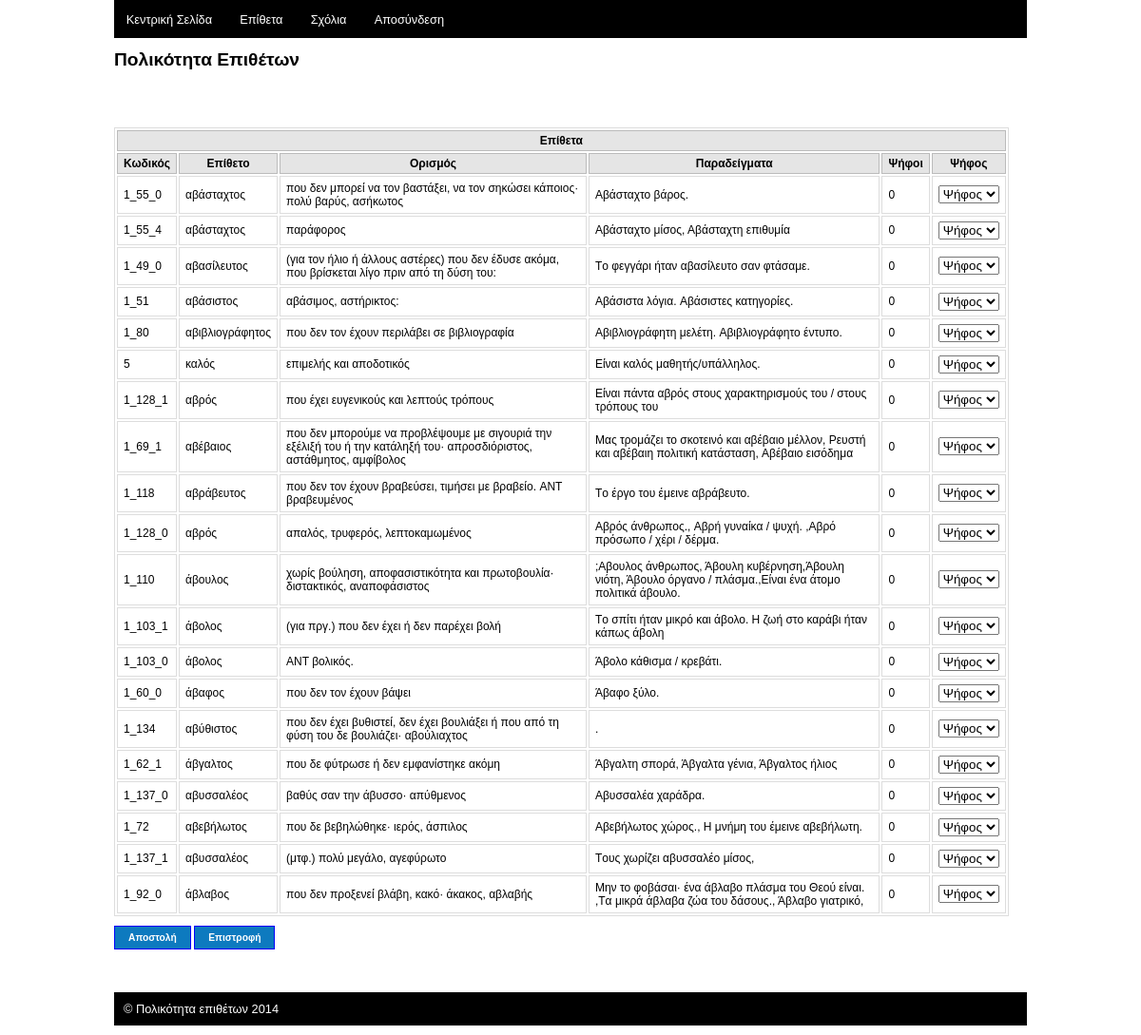
Page /project/site/admin/voting.php (signed in) on the committed database.
### tables this page shows
CREATE TABLE IF NOT EXISTS `adjectives` (
  `code` varchar(255) NOT NULL,
  `adjective` varchar(255) NOT NULL,
  `definition` varchar(500) NOT NULL,
  PRIMARY KEY (`code`)
);

### project/site/includes/functions.php (called while the page is built, shortened)
<?php
function getAdjectivesForVoting($username){
	$username = mysql_escape_string($username);
	$adjective_list=array();
	$sql="SELECT * FROM `adjectives` WHERE code not in ( select code from rankings where username='$username') LIMIT 1000 ";
	$result = mysql_query($sql) or die(mysql_error());
	while($row = mysql_fetch_array($result)) {
		$adjective=new Adjective();
		$adjective->code=$row['code'];
		$adjective->adjective=$row['adjective'];
		$adjective->definition=$row['definition'];
		$sql="SELECT example FROM examples where code='$adjective->code' ";
		$res = mysql_query($sql);
		$i=0;
		while($myrow = mysql_fetch_array($res))	{
			$adjective->examples[$i] = $myrow['example'];
			$i++;
		}
		$sql="SELECT count(*) as count FROM rankings where code='$adjective->code' ";
		$res = mysql_query($sql);
		$myrow = mysql_fetch_array($res);
		$adjective->votes = $myrow['count'];
		$adjective_list[]=$adjective;
	}
    usort($adjective_list, "cmp");
	return $adjective_list;
}
 function cmp($a, $b){
        if($a->votes < $b->votes)
			return false;
		else
			return true;
}
?>

### project/site/admin/voting.php (the view, shortened to what this page needs)
<?php
$username = $_SESSION['username'];
include('header.php');
?>
<div id="content">
<h1>Πολικότητα Επιθέτων</h1>
<br/><br/>
<?php
	$adjectives = getAdjectivesForVoting( $username );
	if(count($adjectives)>0){
?>
<br/>
<form action="" method="post">
	<table>
		<tr>
			<th colspan='7' ><strong>Επίθετα </strong></th>
		</tr>
		<tr>
			<th><strong>Κωδικός</strong></th>
			<th><strong>Επίθετο</strong></th>
			<th><strong>Ορισμός</strong></th>
			<th><strong>Παραδείγματα</strong></th>
			<th><strong>Ψήφοι</strong></th>
		 	<th colspan='2'><strong>Ψήφος</strong></th>
		</tr>
		<?php
		$count=0;
		foreach ( $adjectives as $adjective){
			if($count==ADJECTIVE_MAX_VOTING)
				break;
			$code = $adjective->code;
			echo "<tr>";
			echo "  <td>$code</td>
					<td>$adjective->adjective</td>
					<td>$adjective->definition</td>
					<td>" . implode(",", $adjective->examples) ."</td>
					<td>$adjective->votes</td>";
			echo "  <td colspan='2'> <select name='vote[]'><option value=''>Ψήφος</option><option>-2</option><option>-1</option><option>0</option><option>1</option><option>2</option></select> </td>";
			echo "</tr>";
			$count++;
		}
		?>
	</table>
	<input type="submit" name="submit" value="Αποστολή" class="button" />
	<a href="" onclick="window.history.back();return false;" class="button">Επιστροφή</a>
	</form>
	<?php
	}
	?>
</div>
<br/><br/><br/>
<?php
include('footer.php');
?>

### project/site/css/adminstyle.css (style rules this page uses)
body { font-size: 80%; font-family:Arial, Helvetica, sans-serif; margin:0; }
#content { width:960px; margin:auto; }
a { text-decoration:none; color:#2d67a7; background-color: inherit; }
h1 { font-size: 1.5em; line-height: 1em; padding-bottom:0.2em; }
.button { background:#0D7ABF none repeat-x scroll bottom left; color:#ffffff; border:1px solid #00F; color:#ffffff; font-size:0.8em; padding:6px 14px; font-weight:bold; font-family:Verdana, Arial, Helvetica, sans-serif; }
table { width:98%; border:1px solid #DDDDDD; font-size:12px; color:#000;background:#fff; margin-bottom:10px; }
table th { background-color:#E5E5E5; border:1px solid #BBBBBB; padding:3px 6px; font-weight:normal; color:#000; }
table tr td { border:1px solid #DDDDDD; padding:5px 6px; }

### rows in the picture
adjectives: code "1_55_0", adjective "αβάσταχτος", definition "που δεν μπορεί να τον βαστάξει, να τον σηκώσει κάποιος· πολύ βαρύς, ασήκωτος", examples "Aβάσταχτο βάρος.", votes "0"
adjectives: code "1_55_4", adjective "αβάσταχτος", definition "παράφορος", examples "Αβάσταχτο μίσος, Αβάσταχτη επιθυμία", votes "0"
adjectives: code "1_49_0", adjective "αβασίλευτος", definition "(για τον ήλιο ή άλλους αστέρες) που δεν έδυσε ακόμα, που βρίσκεται λίγο πριν από τη δύση του:", examples "Tο φεγγάρι ήταν αβασίλευτο σαν φτάσαμε.", votes "0"
adjectives: code "1_51", adjective "αβάσιστος", definition "αβάσιμος, αστήρικτος:", examples "Aβάσιστα λόγια. Aβάσιστες κατηγορίες.", votes "0"
adjectives: code "1_80", adjective "αβιβλιογράφητος", definition "που δεν τον έχουν περιλάβει σε βιβλιογραφία", examples "Aβιβλιογράφητη μελέτη. Aβιβλιογράφητο έντυπο.", votes "0"
adjectives: code "5", adjective "καλός", definition "επιμελής και αποδοτικός", examples "Είναι καλός μαθητής/υπάλληλος.", votes "0"
adjectives: code "1_128_1", adjective "αβρός", definition "που έχει ευγενικούς και λεπτούς τρόπους", examples "Είναι πάντα αβρός στους χαρακτηρισμούς του / στους τρόπους του", votes "0"
adjectives: code "1_69_1", adjective "αβέβαιος", definition "που δεν μπορούμε να προβλέψουμε με σιγουριά την εξέλιξή του ή την κατάληξή του· απροσδιόριστος, αστάθμητος, αμφίβολος", examples "Mας τρομάζει το σκοτεινό και αβέβαιο μέλλον, Ρευστή και αβέβαιη πολιτική κατάσταση, Aβέβαιο εισόδημα", votes "0"
adjectives: code "1_118", adjective "αβράβευτος", definition "που δεν τον έχουν βραβεύσει, τιμήσει με βραβείο. ANT βραβευμένος", examples "Tο έργο του έμεινε αβράβευτο.", votes "0"
adjectives: code "1_128_0", adjective "αβρός", definition "απαλός, τρυφερός, λεπτοκαμωμένος", examples "Αβρός άνθρωπος., Aβρή γυναίκα / ψυχή. ,Aβρό πρόσωπο / χέρι / δέρμα.", votes "0"
adjectives: code "1_110", adjective "άβουλος", definition "χωρίς βούληση, αποφασιστικότητα και πρωτοβουλία· διστακτικός, αναποφάσιστος", examples ";Aβουλος άνθρωπος, Άβουλη κυβέρνηση,Άβουλη νιότη, Άβουλο όργανο / πλάσμα.,Είναι ένα άτομο πολιτικά άβουλο.", votes "0"
adjectives: code "1_103_1", adjective "άβολος", definition "(για πργ.) που δεν έχει ή δεν παρέχει βολή", examples "Tο σπίτι ήταν μικρό και άβολο. H ζωή στο καράβι ήταν κάπως άβολη", votes "0"
adjectives: code "1_103_0", adjective "άβολος", definition "ANT βολικός.", examples "Άβολο κάθισμα / κρεβάτι.", votes "0"
adjectives: code "1_60_0", adjective "άβαφος", definition "που δεν τον έχουν βάψει", examples "Άβαφο ξύλο.", votes "0"
adjectives: code "1_134", adjective "αβύθιστος", definition "που δεν έχει βυθιστεί, δεν έχει βουλιάξει ή που από τη φύση του δε βουλιάζει· αβούλιαχτος", examples ".", votes "0"
adjectives: code "1_62_1", adjective "άβγαλτος", definition "που δε φύτρωσε ή δεν εμφανίστηκε ακόμη", examples "Άβγαλτη σπορά, Άβγαλτα γένια, Άβγαλτος ήλιος", votes "0"
adjectives: code "1_137_0", adjective "αβυσσαλέος", definition "βαθύς σαν την άβυσσο· απύθμενος", examples "Aβυσσαλέα χαράδρα.", votes "0"
adjectives: code "1_72", adjective "αβεβήλωτος", definition "που δε βεβηλώθηκε· ιερός, άσπιλος", examples "Αβεβήλωτος χώρος., H μνήμη του έμεινε αβεβήλωτη.", votes "0"
adjectives: code "1_137_1", adjective "αβυσσαλέος", definition "(μτφ.) πολύ μεγάλο, αγεφύρωτο", examples "Tους χωρίζει αβυσσαλέο μίσος,", votes "0"
adjectives: code "1_92_0", adjective "άβλαβος", definition "που δεν προξενεί βλάβη, κακό· άκακος, αβλαβής", examples "Mην το φοβάσαι· ένα άβλαβο πλάσμα του Θεού είναι. ,Tα μικρά άβλαβα ζώα του δάσους., Άβλαβο γιατρικό,", votes "0"

### other values in the picture
SITETITLE "Πολικότητα επιθέτων"
